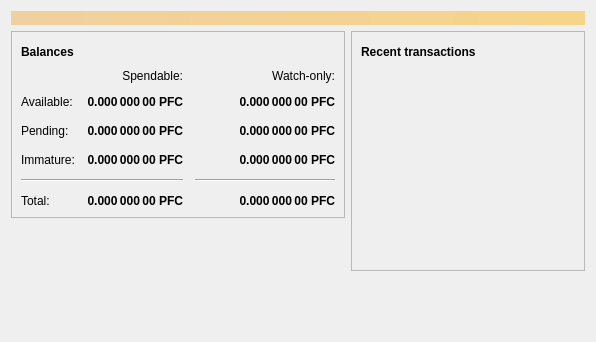
<?xml version="1.0" encoding="UTF-8"?>
<ui version="4.0">
 <class>OverviewPage</class>
 <widget class="QWidget" name="OverviewPage">
  <property name="geometry">
   <rect>
    <x>0</x>
    <y>0</y>
    <width>596</width>
    <height>342</height>
   </rect>
  </property>
  <property name="windowTitle">
   <string>Form</string>
  </property>
  <layout class="QVBoxLayout" name="topLayout">
   <item>
    <widget class="QLabel" name="labelAlerts">
     <property name="visible">
      <bool>false</bool>
     </property>
     <property name="styleSheet">
      <string notr="true">QLabel { background-color: qlineargradient(x1: 0, y1: 0, x2: 1, y2: 0, stop:0 #F0D0A0, stop:1 #F8D488); color:#000000; }</string>
     </property>
     <property name="wordWrap">
      <bool>true</bool>
     </property>
     <property name="margin">
      <number>3</number>
     </property>
     <property name="textInteractionFlags">
      <set>Qt::TextSelectableByMouse</set>
     </property>
    </widget>
   </item>
   <item>
    <layout class="QHBoxLayout" name="horizontalLayout" stretch="1,1">
     <item>
      <layout class="QVBoxLayout" name="verticalLayout_2">
       <item>
        <widget class="QFrame" name="frame">
         <property name="frameShape">
          <enum>QFrame::StyledPanel</enum>
         </property>
         <property name="frameShadow">
          <enum>QFrame::Raised</enum>
         </property>
         <layout class="QVBoxLayout" name="verticalLayout_4">
          <item>
           <layout class="QHBoxLayout" name="horizontalLayout_4">
            <item>
             <widget class="QLabel" name="label_5">
              <property name="font">
               <font>
                <weight>75</weight>
                <bold>true</bold>
               </font>
              </property>
              <property name="text">
               <string>Balances</string>
              </property>
             </widget>
            </item>
            <item>
             <widget class="QPushButton" name="labelWalletStatus">
              <property name="enabled">
               <bool>true</bool>
              </property>
              <property name="maximumSize">
               <size>
                <width>30</width>
                <height>16777215</height>
               </size>
              </property>
              <property name="toolTip">
               <string>The displayed information may be out of date. Your wallet automatically synchronizes with the Pfandcoin network after a connection is established, but this process has not completed yet.</string>
              </property>
              <property name="text">
               <string/>
              </property>
              <property name="icon">
               <iconset resource="../bitcoin.qrc">
                <normaloff>:/icons/warning</normaloff>
                <disabledoff>:/icons/warning</disabledoff>:/icons/warning</iconset>
              </property>
              <property name="iconSize">
               <size>
                <width>24</width>
                <height>24</height>
               </size>
              </property>
              <property name="flat">
               <bool>true</bool>
              </property>
             </widget>
            </item>
            <item>
             <spacer name="horizontalSpacer_3">
              <property name="orientation">
               <enum>Qt::Horizontal</enum>
              </property>
              <property name="sizeHint" stdset="0">
               <size>
                <width>40</width>
                <height>20</height>
               </size>
              </property>
             </spacer>
            </item>
           </layout>
          </item>
          <item>
           <layout class="QGridLayout" name="gridLayout">
            <property name="spacing">
             <number>12</number>
            </property>
            <item row="2" column="2">
             <widget class="QLabel" name="labelWatchPending">
              <property name="font">
               <font>
                <weight>75</weight>
                <bold>true</bold>
               </font>
              </property>
              <property name="cursor">
               <cursorShape>IBeamCursor</cursorShape>
              </property>
              <property name="toolTip">
               <string>Unconfirmed transactions to watch-only addresses</string>
              </property>
              <property name="text">
               <string notr="true">0.000 000 00 PFC</string>
              </property>
              <property name="alignment">
               <set>Qt::AlignRight|Qt::AlignTrailing|Qt::AlignVCenter</set>
              </property>
              <property name="textInteractionFlags">
               <set>Qt::LinksAccessibleByMouse|Qt::TextSelectableByKeyboard|Qt::TextSelectableByMouse</set>
              </property>
             </widget>
            </item>
            <item row="2" column="1">
             <widget class="QLabel" name="labelUnconfirmed">
              <property name="font">
               <font>
                <weight>75</weight>
                <bold>true</bold>
               </font>
              </property>
              <property name="cursor">
               <cursorShape>IBeamCursor</cursorShape>
              </property>
              <property name="toolTip">
               <string>Total of transactions that have yet to be confirmed, and do not yet count toward the spendable balance</string>
              </property>
              <property name="text">
               <string notr="true">0.000 000 00 PFC</string>
              </property>
              <property name="alignment">
               <set>Qt::AlignRight|Qt::AlignTrailing|Qt::AlignVCenter</set>
              </property>
              <property name="textInteractionFlags">
               <set>Qt::LinksAccessibleByMouse|Qt::TextSelectableByKeyboard|Qt::TextSelectableByMouse</set>
              </property>
             </widget>
            </item>
            <item row="3" column="2">
             <widget class="QLabel" name="labelWatchImmature">
              <property name="font">
               <font>
                <weight>75</weight>
                <bold>true</bold>
               </font>
              </property>
              <property name="cursor">
               <cursorShape>IBeamCursor</cursorShape>
              </property>
              <property name="toolTip">
               <string>Mined balance in watch-only addresses that has not yet matured</string>
              </property>
              <property name="text">
               <string notr="true">0.000 000 00 PFC</string>
              </property>
              <property name="alignment">
               <set>Qt::AlignRight|Qt::AlignTrailing|Qt::AlignVCenter</set>
              </property>
              <property name="textInteractionFlags">
               <set>Qt::LinksAccessibleByMouse|Qt::TextSelectableByKeyboard|Qt::TextSelectableByMouse</set>
              </property>
             </widget>
            </item>
            <item row="4" column="0" colspan="2">
             <widget class="Line" name="line">
              <property name="orientation">
               <enum>Qt::Horizontal</enum>
              </property>
             </widget>
            </item>
            <item row="4" column="2">
             <widget class="Line" name="lineWatchBalance">
              <property name="sizePolicy">
               <sizepolicy hsizetype="Preferred" vsizetype="Fixed">
                <horstretch>0</horstretch>
                <verstretch>0</verstretch>
               </sizepolicy>
              </property>
              <property name="minimumSize">
               <size>
                <width>140</width>
                <height>0</height>
               </size>
              </property>
              <property name="orientation">
               <enum>Qt::Horizontal</enum>
              </property>
             </widget>
            </item>
            <item row="5" column="0">
             <widget class="QLabel" name="labelTotalText">
              <property name="text">
               <string>Total:</string>
              </property>
             </widget>
            </item>
            <item row="3" column="1">
             <widget class="QLabel" name="labelImmature">
              <property name="font">
               <font>
                <weight>75</weight>
                <bold>true</bold>
               </font>
              </property>
              <property name="cursor">
               <cursorShape>IBeamCursor</cursorShape>
              </property>
              <property name="toolTip">
               <string>Mined balance that has not yet matured</string>
              </property>
              <property name="text">
               <string notr="true">0.000 000 00 PFC</string>
              </property>
              <property name="alignment">
               <set>Qt::AlignRight|Qt::AlignTrailing|Qt::AlignVCenter</set>
              </property>
              <property name="textInteractionFlags">
               <set>Qt::LinksAccessibleByMouse|Qt::TextSelectableByKeyboard|Qt::TextSelectableByMouse</set>
              </property>
             </widget>
            </item>
            <item row="2" column="3">
             <spacer name="horizontalSpacer_2">
              <property name="orientation">
               <enum>Qt::Horizontal</enum>
              </property>
              <property name="sizeHint" stdset="0">
               <size>
                <width>40</width>
                <height>20</height>
               </size>
              </property>
             </spacer>
            </item>
            <item row="3" column="0">
             <widget class="QLabel" name="labelImmatureText">
              <property name="text">
               <string>Immature:</string>
              </property>
             </widget>
            </item>
            <item row="5" column="1">
             <widget class="QLabel" name="labelTotal">
              <property name="font">
               <font>
                <weight>75</weight>
                <bold>true</bold>
               </font>
              </property>
              <property name="cursor">
               <cursorShape>IBeamCursor</cursorShape>
              </property>
              <property name="toolTip">
               <string>Your current total balance</string>
              </property>
              <property name="text">
               <string notr="true">0.000 000 00 PFC</string>
              </property>
              <property name="alignment">
               <set>Qt::AlignRight|Qt::AlignTrailing|Qt::AlignVCenter</set>
              </property>
              <property name="textInteractionFlags">
               <set>Qt::LinksAccessibleByMouse|Qt::TextSelectableByKeyboard|Qt::TextSelectableByMouse</set>
              </property>
             </widget>
            </item>
            <item row="5" column="2">
             <widget class="QLabel" name="labelWatchTotal">
              <property name="font">
               <font>
                <weight>75</weight>
                <bold>true</bold>
               </font>
              </property>
              <property name="cursor">
               <cursorShape>IBeamCursor</cursorShape>
              </property>
              <property name="toolTip">
               <string>Current total balance in watch-only addresses</string>
              </property>
              <property name="text">
               <string notr="true">0.000 000 00 PFC</string>
              </property>
              <property name="alignment">
               <set>Qt::AlignRight|Qt::AlignTrailing|Qt::AlignVCenter</set>
              </property>
              <property name="textInteractionFlags">
               <set>Qt::LinksAccessibleByMouse|Qt::TextSelectableByKeyboard|Qt::TextSelectableByMouse</set>
              </property>
             </widget>
            </item>
            <item row="0" column="2">
             <widget class="QLabel" name="labelWatchonly">
              <property name="text">
               <string>Watch-only:</string>
              </property>
              <property name="alignment">
               <set>Qt::AlignRight|Qt::AlignTrailing|Qt::AlignVCenter</set>
              </property>
             </widget>
            </item>
            <item row="1" column="0">
             <widget class="QLabel" name="labelBalanceText">
              <property name="text">
               <string>Available:</string>
              </property>
             </widget>
            </item>
            <item row="1" column="1">
             <widget class="QLabel" name="labelBalance">
              <property name="font">
               <font>
                <weight>75</weight>
                <bold>true</bold>
               </font>
              </property>
              <property name="cursor">
               <cursorShape>IBeamCursor</cursorShape>
              </property>
              <property name="toolTip">
               <string>Your current spendable balance</string>
              </property>
              <property name="text">
               <string notr="true">0.000 000 00 PFC</string>
              </property>
              <property name="alignment">
               <set>Qt::AlignRight|Qt::AlignTrailing|Qt::AlignVCenter</set>
              </property>
              <property name="textInteractionFlags">
               <set>Qt::LinksAccessibleByMouse|Qt::TextSelectableByKeyboard|Qt::TextSelectableByMouse</set>
              </property>
             </widget>
            </item>
            <item row="1" column="2">
             <widget class="QLabel" name="labelWatchAvailable">
              <property name="font">
               <font>
                <weight>75</weight>
                <bold>true</bold>
               </font>
              </property>
              <property name="cursor">
               <cursorShape>IBeamCursor</cursorShape>
              </property>
              <property name="toolTip">
               <string>Your current balance in watch-only addresses</string>
              </property>
              <property name="text">
               <string notr="true">0.000 000 00 PFC</string>
              </property>
              <property name="alignment">
               <set>Qt::AlignRight|Qt::AlignTrailing|Qt::AlignVCenter</set>
              </property>
              <property name="textInteractionFlags">
               <set>Qt::LinksAccessibleByMouse|Qt::TextSelectableByKeyboard|Qt::TextSelectableByMouse</set>
              </property>
             </widget>
            </item>
            <item row="2" column="0">
             <widget class="QLabel" name="labelPendingText">
              <property name="text">
               <string>Pending:</string>
              </property>
             </widget>
            </item>
            <item row="0" column="1">
             <widget class="QLabel" name="labelSpendable">
              <property name="text">
               <string>Spendable:</string>
              </property>
              <property name="alignment">
               <set>Qt::AlignRight|Qt::AlignTrailing|Qt::AlignVCenter</set>
              </property>
             </widget>
            </item>
           </layout>
          </item>
         </layout>
        </widget>
       </item>
       <item>
        <spacer name="verticalSpacer">
         <property name="orientation">
          <enum>Qt::Vertical</enum>
         </property>
         <property name="sizeHint" stdset="0">
          <size>
           <width>20</width>
           <height>40</height>
          </size>
         </property>
        </spacer>
       </item>
      </layout>
     </item>
     <item>
      <layout class="QVBoxLayout" name="verticalLayout_3">
       <item>
        <widget class="QFrame" name="frame_2">
         <property name="frameShape">
          <enum>QFrame::StyledPanel</enum>
         </property>
         <property name="frameShadow">
          <enum>QFrame::Raised</enum>
         </property>
         <layout class="QVBoxLayout" name="verticalLayout">
          <item>
           <layout class="QHBoxLayout" name="horizontalLayout_2">
            <item>
             <widget class="QLabel" name="label_4">
              <property name="font">
               <font>
                <weight>75</weight>
                <bold>true</bold>
               </font>
              </property>
              <property name="text">
               <string>Recent transactions</string>
              </property>
             </widget>
            </item>
            <item>
             <widget class="QPushButton" name="labelTransactionsStatus">
              <property name="enabled">
               <bool>true</bool>
              </property>
              <property name="maximumSize">
               <size>
                <width>30</width>
                <height>16777215</height>
               </size>
              </property>
              <property name="toolTip">
               <string>The displayed information may be out of date. Your wallet automatically synchronizes with the Pfandcoin network after a connection is established, but this process has not completed yet.</string>
              </property>
              <property name="text">
               <string/>
              </property>
              <property name="icon">
               <iconset resource="../bitcoin.qrc">
                <normaloff>:/icons/warning</normaloff>
                <disabledoff>:/icons/warning</disabledoff>:/icons/warning</iconset>
              </property>
              <property name="iconSize">
               <size>
                <width>24</width>
                <height>24</height>
               </size>
              </property>
              <property name="flat">
               <bool>true</bool>
              </property>
             </widget>
            </item>
            <item>
             <spacer name="horizontalSpacer">
              <property name="orientation">
               <enum>Qt::Horizontal</enum>
              </property>
              <property name="sizeHint" stdset="0">
               <size>
                <width>40</width>
                <height>20</height>
               </size>
              </property>
             </spacer>
            </item>
           </layout>
          </item>
          <item>
           <widget class="QListView" name="listTransactions">
            <property name="styleSheet">
             <string notr="true">QListView { background: transparent; }</string>
            </property>
            <property name="frameShape">
             <enum>QFrame::NoFrame</enum>
            </property>
            <property name="verticalScrollBarPolicy">
             <enum>Qt::ScrollBarAlwaysOff</enum>
            </property>
            <property name="horizontalScrollBarPolicy">
             <enum>Qt::ScrollBarAlwaysOff</enum>
            </property>
            <property name="selectionMode">
             <enum>QAbstractItemView::NoSelection</enum>
            </property>
           </widget>
          </item>
         </layout>
        </widget>
       </item>
       <item>
        <spacer name="verticalSpacer_2">
         <property name="orientation">
          <enum>Qt::Vertical</enum>
         </property>
         <property name="sizeHint" stdset="0">
          <size>
           <width>20</width>
           <height>40</height>
          </size>
         </property>
        </spacer>
       </item>
      </layout>
     </item>
    </layout>
   </item>
  </layout>
 </widget>
 <resources/>
 <connections/>
</ui>
